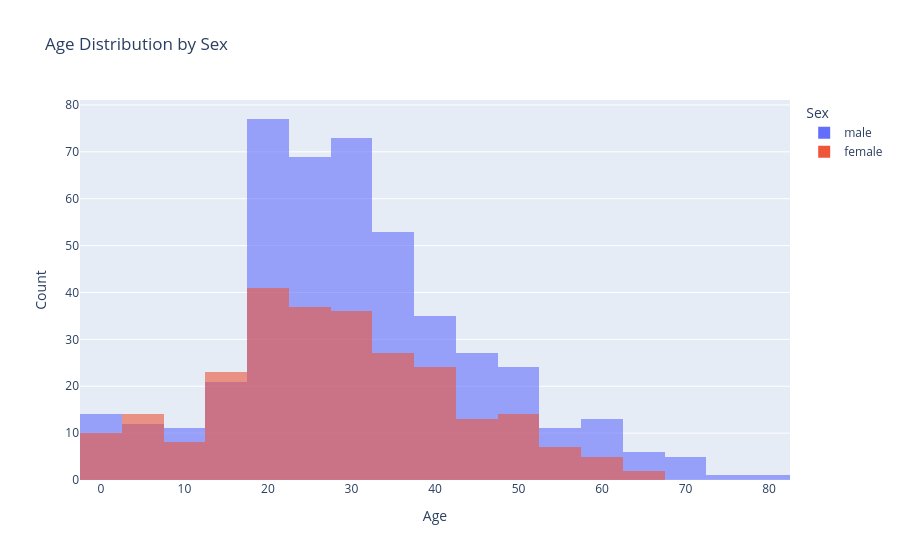
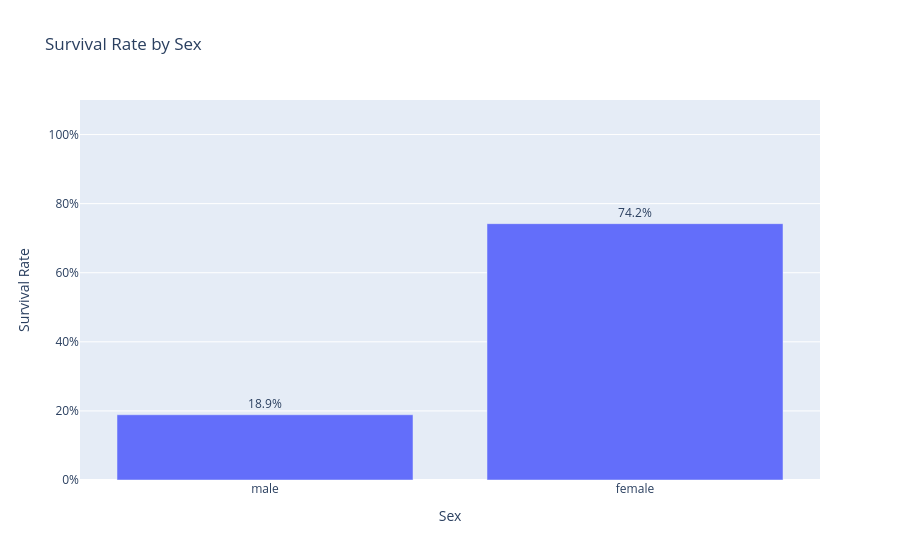
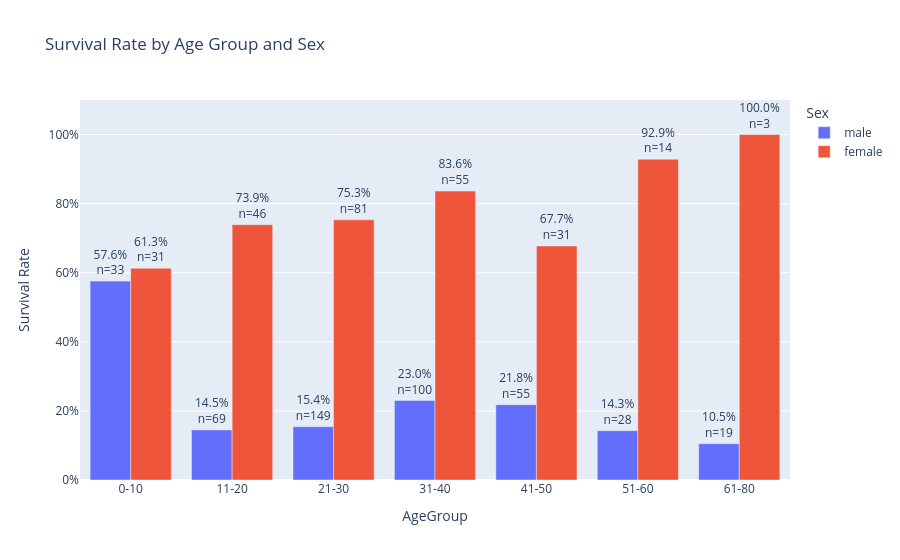

These figures' notebook cell, in order:
### Markdown cell above
# EDA

### Code cell
# 나이 결측치 처리를 위해 각 변수별 탐색
# 나이대별로 성별이 어떻게 분포되어 있는가 -> 히스토그램
# 성별별 생존율 -> bar
# 나이대와 성별과의 생존율 상관관계 -> bar
# pclass(int -> 범주)와 성별(object -> 범주)생존율 상관관계


AGE_BINS = [0, 10, 20, 30, 40, 50, 60, 80]
AGE_LABELS = [
    "0-10",
    "11-20",
    "21-30",
    "31-40",
    "41-50",
    "51-60",
    "61-80",
]

TITLE_ORDER = ["Mr", "Mrs", "Miss", "Master", "Other"]
MERGED_TITLE_ORDER = ["Mr", "Mrs", "Miss", "Master"]
SEX_ORDER = ["male", "female"]

# 나이 분포 × 성별
viz.plot_histogram(
    eda_df,
    x="Age",
    color="Sex",
    title="Age Distribution by Sex",
    category_orders={"Sex": SEX_ORDER},
).show()

# 성별 생존율
viz.plot_survival_rate(
    eda_df,
    x="Sex",
    title="Survival Rate by Sex",
    category_orders={"Sex": SEX_ORDER},
).show()


age_bins = [0, 10, 20, 30, 40, 50, 60, 80]
age_labels = ['0-10', '11-20', '21-30', '31-40', '41-50', '51-60', '61-80']

eda_df['AgeGroup'] = pd.cut(
    eda_df['Age'],
    bins=age_bins,
    labels=age_labels,
    include_lowest=True
)


# 나이대 × 성별 생존율
viz.plot_survival_rate(
    eda_df,
    x="AgeGroup",
    color="Sex",
    title="Survival Rate by Age Group and Sex",
    category_orders={
        "AgeGroup": AGE_LABELS,
        "Sex": SEX_ORDER,
    },
    show_count=True,
).show()

### Figure 1 — Plotly figure (JSON) as saved in the notebook; plotly's stock layout.template omitted (floating-point values rounded to 4 significant figures; data arrays with more than 128 entries replaced by an {"elided": "..."} marker saying what was removed)
{"data": [{"bingroup": "x", "hovertemplate": "Sex=male<br>Age=%{x}<br>count=%{y}<extra></extra>", "legendgroup": "male", "marker": {"color": "#636efa", "opacity": 0.6, "pattern": {"shape": ""}}, "name": "male", "nbinsx": 30, "orientation": "v", "showlegend": true, "type": "histogram", "x": {"elided": "577 float values"}, "xaxis": "x", "yaxis": "y"}, {"bingroup": "x", "hovertemplate": "Sex=female<br>Age=%{x}<br>count=%{y}<extra></extra>", "legendgroup": "female", "marker": {"color": "#EF553B", "opacity": 0.6, "pattern": {"shape": ""}}, "name": "female", "nbinsx": 30, "orientation": "v", "showlegend": true, "type": "histogram", "x": {"elided": "314 float values"}, "xaxis": "x", "yaxis": "y"}], "layout": {"barmode": "overlay", "legend": {"title": {"text": "Sex"}, "tracegroupgap": 0}, "title": {"text": "Age Distribution by Sex"}, "xaxis": {"anchor": "y", "domain": [0, 1], "title": {"text": "Age"}}, "yaxis": {"anchor": "x", "domain": [0, 1], "title": {"text": "Count"}}}}

### Figure 2 — Plotly figure (JSON) as saved in the notebook; plotly's stock layout.template omitted (floating-point values rounded to 4 significant figures)
{"data": [{"alignmentgroup": "True", "hovertemplate": "Sex=%{x}<br>rate=%{y}<br>label=%{text}<extra></extra>", "legendgroup": "", "marker": {"color": "#636efa", "pattern": {"shape": ""}}, "name": "", "offsetgroup": "", "orientation": "v", "showlegend": false, "text": ["74.2%", "18.9%"], "textposition": "outside", "type": "bar", "x": ["female", "male"], "xaxis": "x", "y": [0.742, 0.1889], "yaxis": "y"}], "layout": {"barmode": "group", "legend": {"tracegroupgap": 0}, "title": {"text": "Survival Rate by Sex"}, "xaxis": {"anchor": "y", "categoryarray": ["male", "female"], "categoryorder": "array", "domain": [0, 1], "title": {"text": "Sex"}}, "yaxis": {"anchor": "x", "domain": [0, 1], "range": [0, 1.1], "tickformat": ".0%", "title": {"text": "Survival Rate"}}}}

### Figure 3 — Plotly figure (JSON) as saved in the notebook; plotly's stock layout.template omitted (floating-point values rounded to 4 significant figures)
{"data": [{"alignmentgroup": "True", "hovertemplate": "Sex=male<br>AgeGroup=%{x}<br>rate=%{y}<br>label=%{text}<extra></extra>", "legendgroup": "male", "marker": {"color": "#636efa", "pattern": {"shape": ""}}, "name": "male", "offsetgroup": "male", "orientation": "v", "showlegend": true, "text": ["57.6%<br>n=33", "14.5%<br>n=69", "15.4%<br>n=149", "23.0%<br>n=100", "21.8%<br>n=55", "14.3%<br>n=28", "10.5%<br>n=19"], "textposition": "outside", "type": "bar", "x": ["0-10", "11-20", "21-30", "31-40", "41-50", "51-60", "61-80"], "xaxis": "x", "y": [0.5758, 0.1449, 0.1544, 0.23, 0.2182, 0.1429, 0.1053], "yaxis": "y"}, {"alignmentgroup": "True", "hovertemplate": "Sex=female<br>AgeGroup=%{x}<br>rate=%{y}<br>label=%{text}<extra></extra>", "legendgroup": "female", "marker": {"color": "#EF553B", "pattern": {"shape": ""}}, "name": "female", "offsetgroup": "female", "orientation": "v", "showlegend": true, "text": ["61.3%<br>n=31", "73.9%<br>n=46", "75.3%<br>n=81", "83.6%<br>n=55", "67.7%<br>n=31", "92.9%<br>n=14", "100.0%<br>n=3"], "textposition": "outside", "type": "bar", "x": ["0-10", "11-20", "21-30", "31-40", "41-50", "51-60", "61-80"], "xaxis": "x", "y": [0.6129, 0.7391, 0.7531, 0.8364, 0.6774, 0.9286, 1.0], "yaxis": "y"}], "layout": {"barmode": "group", "legend": {"title": {"text": "Sex"}, "tracegroupgap": 0}, "title": {"text": "Survival Rate by Age Group and Sex"}, "xaxis": {"anchor": "y", "categoryarray": ["0-10", "11-20", "21-30", "31-40", "41-50", "51-60", "61-80"], "categoryorder": "array", "domain": [0, 1], "title": {"text": "AgeGroup"}}, "yaxis": {"anchor": "x", "domain": [0, 1], "range": [0, 1.1], "tickformat": ".0%", "title": {"text": "Survival Rate"}}}}
